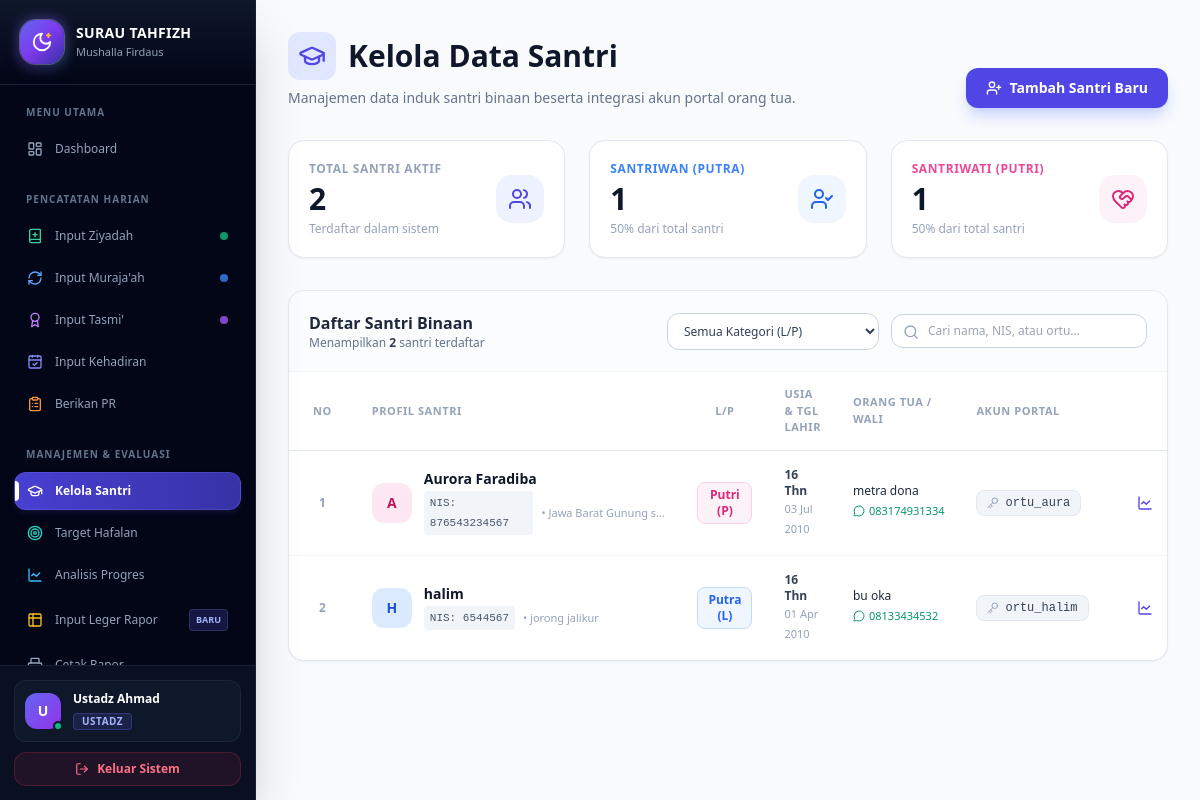
/kelola_santri.php (signed in), run on the app's committed database.
### tables this page shows
CREATE TABLE `santri` (
  `id` int(11) NOT NULL,
  `nama` varchar(100) NOT NULL,
  `nis` varchar(20) DEFAULT NULL,
  `jenis_kelamin` enum('L','P') NOT NULL,
  `tanggal_lahir` date DEFAULT NULL,
  `alamat` text DEFAULT NULL,
  `nama_ortu` varchar(100) DEFAULT NULL,
  `no_hp_ortu` varchar(20) DEFAULT NULL,
  `id_user_ortu` int(11) DEFAULT NULL,
  `id_halaqah` int(11) DEFAULT NULL,
  `id_ustadz` int(11) DEFAULT NULL,
  `created_at` timestamp NULL DEFAULT current_timestamp()
);

CREATE TABLE `users` (
  `id` int(11) NOT NULL,
  `username` varchar(50) NOT NULL,
  `password` varchar(255) NOT NULL,
  `nama_lengkap` varchar(100) NOT NULL,
  `role` enum('ustadz','ortu','pimpinan') NOT NULL,
  `id_halaqah` int(11) DEFAULT NULL,
  `created_at` timestamp NULL DEFAULT current_timestamp()
);

### kelola_santri.php (the view, shortened to what this page needs)
<?php
require 'config/database.php';
$query = "SELECT santri.*, users.username as username_ortu
          FROM santri
          LEFT JOIN users ON santri.id_user_ortu = users.id
          ORDER BY santri.nama ASC";
$result = mysqli_query($conn, $query);
$santri_list = mysqli_fetch_all($result, MYSQLI_ASSOC);
$total_santri = count($santri_list);
$total_putra  = 0;
$total_putri  = 0;
foreach ($santri_list as $s) {
    if ($s['jenis_kelamin'] === 'L') $total_putra++;
    if ($s['jenis_kelamin'] === 'P') $total_putri++;
}
?>
<!DOCTYPE html>
<html lang="id">
<head>
    <script src="https://cdn.tailwindcss.com"></script>
</head>
<body class="bg-slate-50 font-sans text-slate-800">
    <?php include 'includes/sidebar.php'; ?>
    <div class="ml-64 p-8">
        <div class="flex flex-wrap justify-between items-end gap-4 mb-8">
            <div>
                <h1 class="text-3xl font-bold text-slate-900 flex items-center gap-3">
                    <div class="p-2.5 bg-indigo-100 rounded-xl">
                        <i data-lucide="graduation-cap" class="w-7 h-7 text-indigo-600"></i>
                    </div>
                    Kelola Data Santri
                </h1>
                <p class="text-sm text-slate-500 mt-2">Manajemen data induk santri binaan beserta integrasi akun portal orang tua.</p>
            </div>
            <button type="button" onclick="toggleFormSantri()" id="btnToggleForm" class="bg-indigo-600 hover:bg-indigo-700 text-white font-semibold py-2.5 px-5 rounded-xl transition shadow-lg shadow-indigo-200 flex items-center gap-2 text-sm">
                <i data-lucide="user-plus" class="w-4 h-4"></i>
                <span>Tambah Santri Baru</span>
            </button>
        </div>
        <div class="grid grid-cols-1 md:grid-cols-3 gap-6 mb-8">
            <div class="bg-white border border-slate-200 rounded-2xl p-5 shadow-sm flex items-center justify-between">
                <div>
                    <p class="text-xs font-bold text-slate-400 uppercase tracking-wider">Total Santri Aktif</p>
                    <p class="text-3xl font-extrabold text-slate-900 mt-1"><?= $total_santri ?></p>
                    <p class="text-xs text-slate-400 mt-1">Terdaftar dalam sistem</p>
                </div>
                <div class="w-12 h-12 bg-indigo-50 text-indigo-600 rounded-2xl flex items-center justify-center">
                    <i data-lucide="users" class="w-6 h-6"></i>
                </div>
            </div>
            <div class="bg-white border border-slate-200 rounded-2xl p-5 shadow-sm flex items-center justify-between">
                <div>
                    <p class="text-xs font-bold text-blue-500 uppercase tracking-wider">Santriwan (Putra)</p>
                    <p class="text-3xl font-extrabold text-slate-900 mt-1"><?= $total_putra ?></p>
                    <p class="text-xs text-slate-400 mt-1"><?= $total_santri > 0 ? round(($total_putra / $total_santri) * 100) : 0 ?>% dari total santri</p>
                </div>
                <div class="w-12 h-12 bg-blue-50 text-blue-600 rounded-2xl flex items-center justify-center">
                    <i data-lucide="user-check" class="w-6 h-6"></i>
                </div>
            </div>
            <div class="bg-white border border-slate-200 rounded-2xl p-5 shadow-sm flex items-center justify-between">
                <div>
                    <p class="text-xs font-bold text-pink-500 uppercase tracking-wider">Santriwati (Putri)</p>
                    <p class="text-3xl font-extrabold text-slate-900 mt-1"><?= $total_putri ?></p>
                    <p class="text-xs text-slate-400 mt-1"><?= $total_santri > 0 ? round(($total_putri / $total_santri) * 100) : 0 ?>% dari total santri</p>
                </div>
                <div class="w-12 h-12 bg-pink-50 text-pink-600 rounded-2xl flex items-center justify-center">
                    <i data-lucide="heart-handshake" class="w-6 h-6"></i>
                </div>
            </div>
        </div>
        <div class="bg-white border border-slate-200 rounded-2xl shadow-sm overflow-hidden">
            <div class="p-5 border-b border-slate-100 bg-slate-50/50 flex flex-wrap items-center justify-between gap-4">
                <div>
                    <h3 class="text-base font-bold text-slate-800">Daftar Santri Binaan</h3>
                    <p class="text-xs text-slate-500">Menampilkan <span id="jumlahTampil" class="font-bold text-slate-700"><?= $total_santri ?></span> santri terdaftar</p>
                </div>
                <div class="flex flex-wrap items-center gap-3">
                    <select id="filterJK" onchange="filterTabelSantri()" class="px-3 py-2 bg-white border border-slate-300 rounded-xl text-xs font-medium text-slate-700 focus:ring-2 focus:ring-indigo-500 outline-none cursor-pointer">
                        <option value="ALL">Semua Kategori (L/P)</option>
                    </select>
                    <div class="relative w-64">
                        <i data-lucide="search" class="w-4 h-4 text-slate-400 absolute left-3 top-2.5"></i>
                        <input type="text" id="cariSantri" oninput="filterTabelSantri()" placeholder="Cari nama, NIS, atau ortu..."
                            class="w-full pl-9 pr-3 py-2 bg-white border border-slate-300 rounded-xl text-xs focus:ring-2 focus:ring-indigo-500 outline-none">
                    </div>
                </div>
            </div>
            <div class="overflow-x-auto">
                <table class="w-full text-left border-collapse" id="tabelSantri">
                    <thead class="bg-white text-slate-400 uppercase text-[11px] tracking-wider border-b border-slate-200">
                        <tr>
                            <th class="py-3.5 px-6 font-semibold w-12 text-center">No</th>
                            <th class="py-3.5 px-4 font-semibold">Profil Santri</th>
                            <th class="py-3.5 px-4 font-semibold text-center">L/P</th>
                            <th class="py-3.5 px-4 font-semibold">Usia & Tgl Lahir</th>
                            <th class="py-3.5 px-4 font-semibold">Orang Tua / Wali</th>
                            <th class="py-3.5 px-4 font-semibold">Akun Portal</th>
                            <th class="py-3.5 px-6 font-semibold text-center">Aksi Cepat</th>
                        </tr>
                    </thead>
                    <tbody class="text-sm text-slate-600 divide-y divide-slate-100">
                        <?php if (empty($santri_list)): ?>
                            <tr>
                                <td colspan="7" class="py-12 text-center">
                                    <div class="flex flex-col items-center justify-center text-slate-400">
                                        <i data-lucide="users" class="w-10 h-10 mb-2 opacity-40"></i>
                                        <p class="font-medium text-slate-600">Belum ada data santri</p>
                                        <p class="text-xs mt-1">Gunakan formulir di atas untuk menambahkan santri pertama Anda.</p>
                                    </div>
                                </td>
                            </tr>
                        <?php else: ?>
                            <?php foreach ($santri_list as $i => $s):
                                $is_putra = ($s['jenis_kelamin'] === 'L');
                                $avatar_bg = $is_putra ? 'bg-blue-100 text-blue-700' : 'bg-pink-100 text-pink-700';
                                $jk_badge  = $is_putra ? 'bg-blue-50 text-blue-600 border-blue-200' : 'bg-pink-50 text-pink-600 border-pink-200';
                                $usia_teks = '-';
                                if (!empty($s['tanggal_lahir'])) {
                                    $tgl_lhr = new DateTime($s['tanggal_lahir']);
                                    $hari_ini = new DateTime();
                                    $usia = $hari_ini->diff($tgl_lhr)->y;
                                    $usia_teks = $usia . ' Thn';
                                }
                            ?>
                                <tr class="baris-santri hover:bg-slate-50/90 transition group"
                                    data-jk="<?= htmlspecialchars($s['jenis_kelamin']) ?>"
                                    data-search="<?= strtolower(htmlspecialchars($s['nama'] . ' ' . $s['nis'] . ' ' . $s['nama_ortu'] . ' ' . ($s['username_ortu'] ?? ''))) ?>">
                                    <td class="py-4 px-6 text-center text-xs font-semibold text-slate-400 nomor-urut"><?= $i + 1 ?></td>
                                    <td class="py-4 px-4">
                                        <div class="flex items-center gap-3">
                                            <div class="w-10 h-10 rounded-xl <?= $avatar_bg ?> font-bold text-sm flex items-center justify-center shrink-0">
                                                <?= strtoupper(substr($s['nama'], 0, 1)) ?>
                                            </div>
                                            <div>
                                                <p class="font-bold text-slate-900 leading-tight"><?= htmlspecialchars($s['nama']) ?></p>
                                                <div class="flex items-center gap-2 mt-1">
                                                    <span class="text-[11px] font-mono bg-slate-100 text-slate-600 px-1.5 py-0.5 rounded">NIS: <?= htmlspecialchars($s['nis'] ?: '-') ?></span>
                                                    <?php if (!empty($s['alamat'])): ?>
                                                        <span class="text-[11px] text-slate-400 truncate max-w-[160px]" title="<?= htmlspecialchars($s['alamat']) ?>">
                                                            • <?= htmlspecialchars($s['alamat']) ?>
                                                        </span>
                                                    <?php endif; ?>
                                                </div>
                                            </div>
                                        </div>
                                    </td>
                                    <td class="py-4 px-4 text-center">
                                        <span class="inline-flex items-center px-2.5 py-1 rounded-lg text-xs font-bold border <?= $jk_badge ?>">
                                            <?= $is_putra ? 'Putra (L)' : 'Putri (P)' ?>
                                        </span>
                                    </td>
                                    <td class="py-4 px-4">
                                        <p class="font-semibold text-slate-700 text-xs"><?= $usia_teks ?></p>
                                        <p class="text-[11px] text-slate-400"><?= !empty($s['tanggal_lahir']) ? date('d M Y', strtotime($s['tanggal_lahir'])) : '-' ?></p>
                                    </td>
                                    <td class="py-4 px-4">
                                        <p class="font-medium text-slate-800 text-xs"><?= htmlspecialchars($s['nama_ortu'] ?: '-') ?></p>
                                        <?php if (!empty($s['no_hp_ortu'])): ?>
                                            <a href="https://wa.me/<?= preg_replace('/^0/', '62', preg_replace('/[^0-9]/', '', $s['no_hp_ortu'])) ?>" target="_blank"
                                               class="inline-flex items-center gap-1 text-[11px] text-emerald-600 hover:underline mt-0.5">
                                                <i data-lucide="message-circle" class="w-3 h-3"></i> <?= htmlspecialchars($s['no_hp_ortu']) ?>
                                            </a>
                                        <?php else: ?>
                                            <span class="text-[11px] text-slate-400">-</span>
                                        <?php endif; ?>
                                    </td>
                                    <td class="py-4 px-4">
                                        <?php if (!empty($s['username_ortu'])): ?>
                                            <span class="inline-flex items-center gap-1.5 px-2.5 py-1 bg-slate-100 text-slate-700 rounded-lg font-mono text-xs border border-slate-200">
                                                <i data-lucide="key" class="w-3 h-3 text-slate-400"></i>
                                                <?= htmlspecialchars($s['username_ortu']) ?>
                                            </span>
                                        <?php else: ?>
                                            <span class="text-xs text-slate-400 italic">Tidak ada akun</span>
                                        <?php endif; ?>
                                    </td>
                                    <td class="py-4 px-6 text-center">
                                        <div class="flex items-center justify-center gap-1.5">
                                            <a href="progres_santri.php?id_santri=<?= $s['id'] ?>" title="Lihat Progres Hafalan"
                                               class="p-2 text-indigo-600 hover:bg-indigo-50 rounded-lg transition">
                                                <i data-lucide="line-chart" class="w-4 h-4"></i>
                                            </a>
                                        </div>
                                    </td>
                                </tr>
                            <?php endforeach; ?>
                        <?php endif; ?>
                    </tbody>
                </table>
            </div>
        </div>
    </div>
</body>
</html>

### kelola_santri.php (style rules this page uses)
body { font-family: 'Inter', sans-serif; }

### data on the page
santri: nama "A", nama "Aurora Faradiba", nis "876543234567", alamat "Jawa Barat Gunung s…", jenis_kelamin "Putri (P)", tanggal_lahir "16 Thn", tanggal_lahir "03 Jul 2010", nama_ortu "metra dona", no_hp_ortu "083174931334", users.username "ortu_aura"
santri: nama "H", nama "halim", nis "6544567", alamat "jorong jalikur", jenis_kelamin "Putra (L)", tanggal_lahir "16 Thn", tanggal_lahir "01 Apr 2010", nama_ortu "bu oka", no_hp_ortu "08133434532", users.username "ortu_halim"

### other printed values
substr($nama, 0, 1) "U"
$nama "Ustadz Ahmad"
$label_role "USTADZ"
$total_santri "2"
$total_putra "1"
$total_putri "1"
